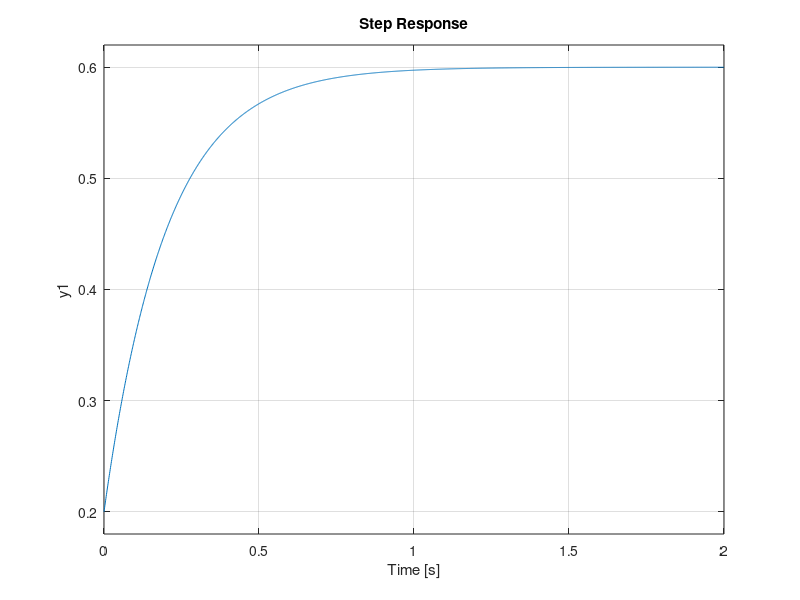

This chart was generated by the following MATLAB code: (Note: this script raises an error after producing the figure.)
% minimizing
r1 = 0.2; r2 = 0.4; c1 = 0.5;

sys = tf([r1*r2*c1, r1+r2], [r2*c1, 1]);

% step response to get the example transient that ga needs to match
t = (0:0.001:2)';
[y, t] = step(sys, t);
step(sys, t);
hold on
exp_data = y;
clearvars('r1','r2','r3','c1', 'y', 't', 'sys')

objective = @(x)simple_fitness(x, exp_data);
nvars = 3;
lb = [0.0001 0.000001 0.0000001];
ub = [1 1 1];

%options = gaoptimset('PlotFcns',{@gaplotbestf,@gaplotmaxconstr},'Display','iter');

%options = gaoptimset(options, 'Display','iter');
n = 10; % number of iterations
pred = zeros(n, 3);
fval = zeros(n, 1);
% running the ga a number of times
for i = 1:n
   [x, fval] = ga(objective, nvars, [], [], [], [], lb, ub,[]);
   pred(i,:) = x;
   fval(i,1) = fval;
end

% plot the ga generated result
%figure('Name','different step response')
for i = 1:n
    if i <= 5 % just 5 step response plots plus the oroginal
        x = pred(i,:);
        r_1 = x(1); r_2 = x(2); c_1 = x(3);
        sys = tf([r_1*r_2*c_1, r_1+r_2], [r_2*c_1, 1]);
        t = (0:0.001:2)';
        step(sys, t);
        hold on
    else
        break
    end
end
% distribution of the results
figure('Name', 'Distribution of the generated R1')
hist(pred(:,1));
% hold on
% hist(pred(:,2));
% hold on
% hist(pred(:,3));



